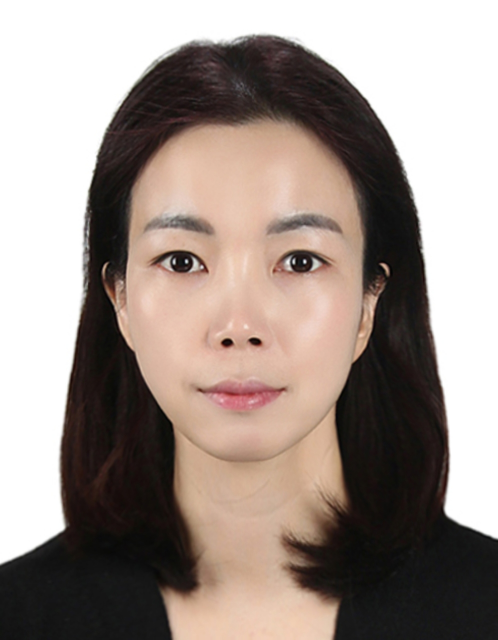
#> input picture guide/lannie.jpg, 996 x 1280 px (shown at 1/2 size)
$ python -i render_final.py   (imports and definitions only)
#> lines starting #> are read from the running program, lines starting #| are printed output that depends on the picture
"""
Final Video Render v2: Narrator PIP + Chunked Subtitles + Slower Voice Clone
Fixes:
  1. Photo crop: offset upward so full head is visible
  2. Subtitles: larger font, split into timed chunks (2 lines max at a time)
  3. Audio: uses slower narration (speed=0.82)
"""
import os
import sys
import numpy as np
from PIL import Image, ImageDraw, ImageFont

# ── Paths ──
VIDEO_IN   = r"c:\Users\40270\Desktop\workspace\nlp\guide\record_nlp.mp4"
VIDEO_OUT  = r"c:\Users\40270\Desktop\workspace\nlp\guide\record_nlp_final.mp4"
NARR_DIR   = r"c:\Users\40270\Desktop\workspace\nlp\guide\narration"
PHOTO_PATH = r"c:\Users\40270\Desktop\workspace\nlp\guide\lannie.jpg"

from moviepy import (
    VideoFileClip, AudioFileClip, ImageClip,
    CompositeVideoClip, CompositeAudioClip,
)
from moviepy.video.fx import FadeIn, FadeOut

# ── Narration segments: (filename, start_time, script_text) ──
SEGMENTS = [
    ("scene1_opening.wav", 1.0,
     "Hi, I'm Lannie. This is our AI Textbook Q&A system. "
     "We built this with Peng Wang for CST 8507, Natural Language Processing. "
     "Let me show you how it works."),

    ("scene2_search.wav", 20.0,
     "This is the search page. You can type any question here. "
     "The system will show you topic ideas as you type. "
     "Let me try, What is SVM?"),

    ("scene3_answer.wav", 40.0,
     "Here is the answer. It only uses information from our textbooks. "
     "You can see related topics at the top. "
     "Click on them to learn more about other topics."),

    ("scene4_sources.wav", 58.0,
     "Below the answer, you can see which books were used. "
     "Each book has a score from zero to one. "
     "Higher score means the book is more relevant. "
     "We use four different search methods to find the best results."),

    ("scene5_pdf.wav", 78.0,
     "If you click View PDF, you can see the original textbook page. "
     "It goes to the exact page where the answer came from. "
     "You can zoom in or make it full screen. "
     "This way, you can always check the source."),

    ("scene6_library.wav", 100.0,
     "On the side, there is a Library section. "
     "You can see all forty-six textbooks here. "
     "You can also change settings, like how many results to show."),

    ("scene7_closing.wav", 120.0,
     "So, our system can search through eighty-five thousand text pieces "
     "from forty-six books. It works on a normal computer. "
     "Thank you for watching."),
]


def create_circular_photo(photo_path, size=200):
    """Create circular presenter photo - crop biased upward so head isn't cut off."""
#> called with photo_path = 'lannie.jpg', size = 200
    img = Image.open(photo_path).convert("RGBA")
    w, h = img.size
#> w = 996; h = 1280

    # Square crop biased toward top (show forehead fully)
    min_dim = min(w, h)
#> min_dim = 996
    left = (w - min_dim) // 2
#> left = 0
    # Bias upward: start from top with small offset instead of center
    top = max(0, int((h - min_dim) * 0.15))  # 15% from top instead of 50%
#> top = 42
    img = img.crop((left, top, left + min_dim, top + min_dim))
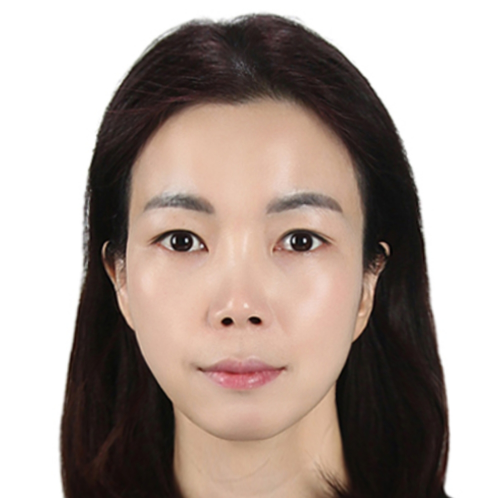
#> img: PIL image 996x996 RGBA (shown at 1/2 size); mean R, G, B, A 171.7, 157.9, 150.8, 255
    img = img.resize((size, size), Image.LANCZOS)
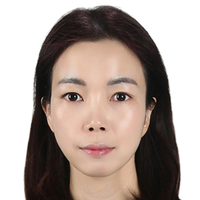
#> img: PIL image 200x200 RGBA; mean R, G, B, A 171.7, 157.9, 150.8, 255

    # Create circular mask
    border_width = 4
    total_size = size + border_width * 2
    mask = Image.new("L", (size, size), 0)
#> mask: PIL image 200x200 L; every value is 0
    draw = ImageDraw.Draw(mask)
    draw.ellipse((0, 0, size - 1, size - 1), fill=255)

    # Result with border
    result = Image.new("RGBA", (total_size, total_size), (0, 0, 0, 0))
#> result: PIL image 208x208 RGBA; every value is 0

    # White border circle
    border_draw = ImageDraw.Draw(result)
    border_draw.ellipse((0, 0, total_size - 1, total_size - 1), fill=(255, 255, 255, 220))

    # Inner shadow circle for depth
    border_draw.ellipse((1, 1, total_size - 2, total_size - 2), fill=(240, 240, 240, 200))

    # Paste circular photo
    circular = Image.new("RGBA", (size, size), (0, 0, 0, 0))
#> circular: PIL image 200x200 RGBA; every value is 0
    circular.paste(img, (0, 0), mask)
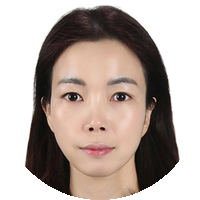
#> circular: PIL image 200x200 RGBA; mean R, G, B, A 126.3, 113, 106.1, 200; transparent parts drawn white
    result.paste(circular, (border_width, border_width), circular)
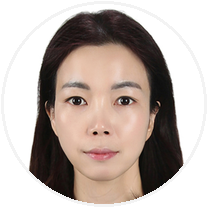
#> result: PIL image 208x208 RGBA; mean R, G, B, A 131.1, 118.8, 112.4, 197; transparent parts drawn white

    return np.array(result)


# [177 lines left out: functions split_script_to_chunks, create_subtitle_image, main, not called in this run]


# [2 lines not run here, left out]

>>> result = create_circular_photo('lannie.jpg')
